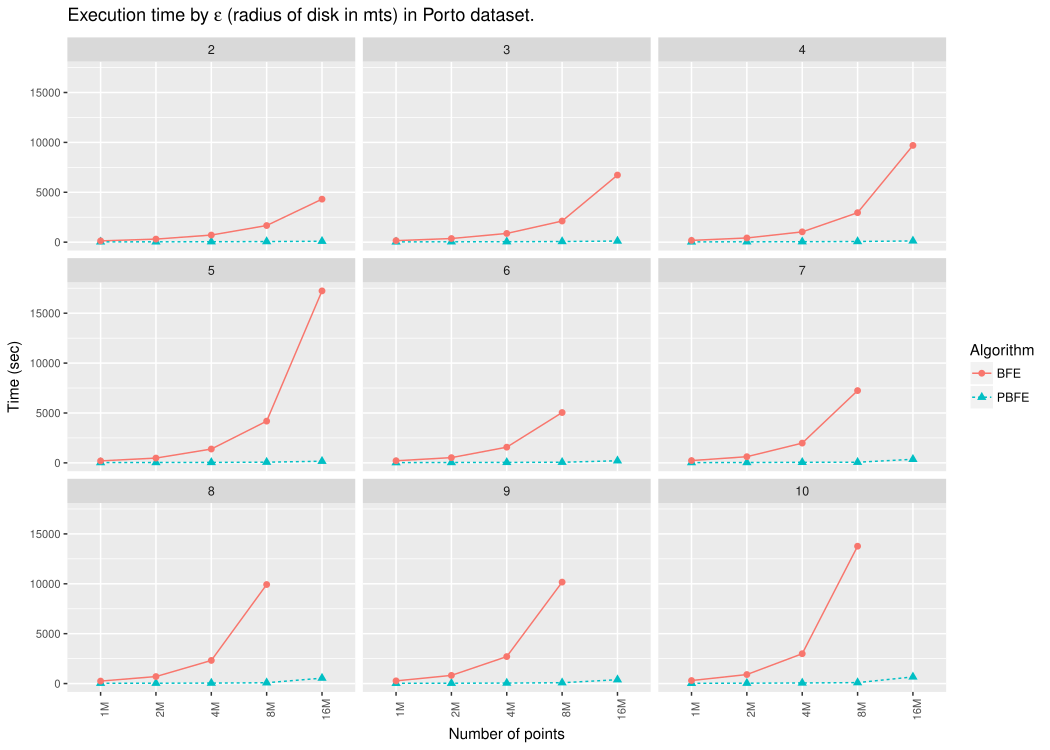

Reproduce this figure in R.
library(ggplot2)

data <- read.csv("Porto_PBFE_N1M-16M_E2-10.csv", header = F)

data <- data[,c(1,2,3,5)]
names(data) = c("Algorithm","Epsilon", "Dataset", "Time")
reorder = c("1M","2M","4M","8M","16M")
data$Dataset = factor(data$Dataset, levels = reorder)

title=expression(paste("Execution time by ",epsilon," (radius of disk in mts) in Porto dataset."))
g = ggplot(data=data, aes(x=factor(Dataset), y=Time, group=Algorithm, colour=Algorithm, shape=Algorithm)) +
  geom_line(aes(linetype=Algorithm)) +
  geom_point(size=2) +
  labs(title=title,y="Time (sec)") + 
  scale_x_discrete("Number of points") +
  theme(axis.text.x=element_text(size=8, angle=90),axis.text.y=element_text(size=8)) +
  facet_wrap(~Epsilon)

pdf("Porto_PBFE_N1M-16M_E2-10.pdf", width = 10.5, height = 7.5)
plot(g)
dev.off()
